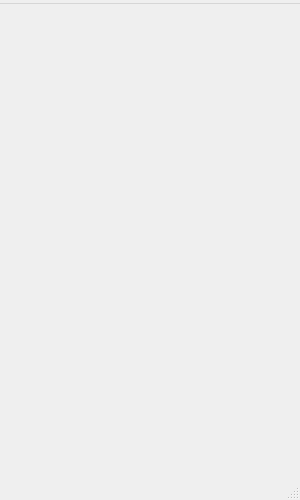
<?xml version="1.0" encoding="UTF-8"?>
<ui version="4.0">
 <class>MainWindow</class>
 <widget class="QMainWindow" name="MainWindow">
  <property name="geometry">
   <rect>
    <x>0</x>
    <y>0</y>
    <width>300</width>
    <height>500</height>
   </rect>
  </property>
  <property name="minimumSize">
   <size>
    <width>300</width>
    <height>500</height>
   </size>
  </property>
  <property name="maximumSize">
   <size>
    <width>300</width>
    <height>500</height>
   </size>
  </property>
  <property name="windowTitle">
   <string>mychat</string>
  </property>
  <property name="toolTipDuration">
   <number>-2</number>
  </property>
  <widget class="QWidget" name="centralwidget"/>
  <widget class="QMenuBar" name="menubar">
   <property name="geometry">
    <rect>
     <x>0</x>
     <y>0</y>
     <width>300</width>
     <height>21</height>
    </rect>
   </property>
   <widget class="QMenu" name="menu">
    <property name="title">
     <string/>
    </property>
   </widget>
   <addaction name="menu"/>
  </widget>
  <widget class="QStatusBar" name="statusbar"/>
 </widget>
 <resources/>
 <connections/>
</ui>
